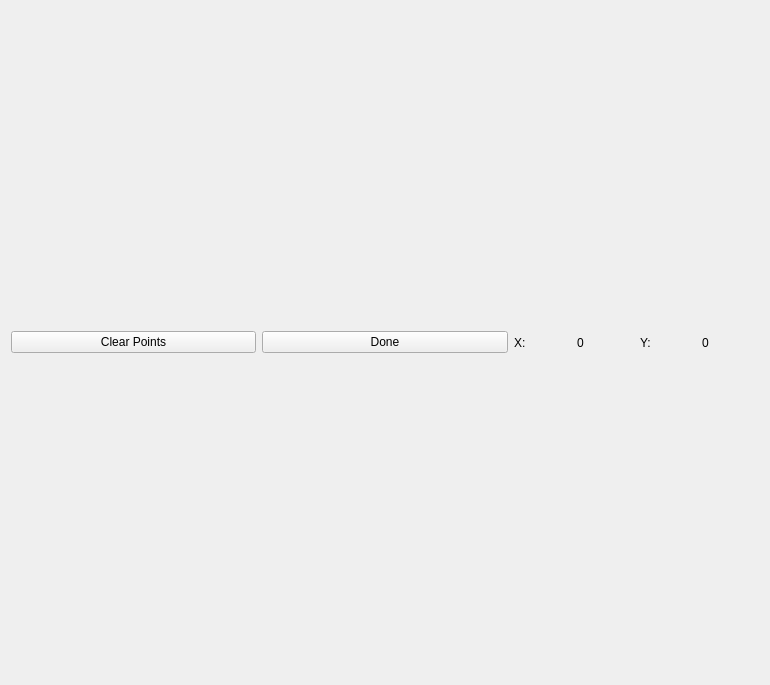
<?xml version="1.0" encoding="UTF-8"?>
<ui version="4.0">
 <class>ZoneSelectorClass</class>
 <widget class="QWidget" name="ZoneSelectorClass">
  <property name="geometry">
   <rect>
    <x>0</x>
    <y>0</y>
    <width>770</width>
    <height>685</height>
   </rect>
  </property>
  <property name="windowTitle">
   <string>ZoneSelector</string>
  </property>
  <layout class="QVBoxLayout" name="verticalLayout">
   <item>
    <layout class="QHBoxLayout" name="horizontalLayout">
     <property name="sizeConstraint">
      <enum>QLayout::SetMinimumSize</enum>
     </property>
     <item>
      <widget class="QPushButton" name="pushButton">
       <property name="text">
        <string>Clear Points</string>
       </property>
      </widget>
     </item>
     <item>
      <widget class="QPushButton" name="pushButton_2">
       <property name="text">
        <string>Done</string>
       </property>
      </widget>
     </item>
     <item>
      <layout class="QHBoxLayout" name="horizontalLayout_2">
       <property name="sizeConstraint">
        <enum>QLayout::SetMinimumSize</enum>
       </property>
       <item>
        <widget class="QLabel" name="label_3">
         <property name="sizePolicy">
          <sizepolicy hsizetype="Minimum" vsizetype="Minimum">
           <horstretch>0</horstretch>
           <verstretch>0</verstretch>
          </sizepolicy>
         </property>
         <property name="text">
          <string>X:</string>
         </property>
        </widget>
       </item>
       <item>
        <widget class="QLabel" name="x_label">
         <property name="sizePolicy">
          <sizepolicy hsizetype="Preferred" vsizetype="Minimum">
           <horstretch>0</horstretch>
           <verstretch>0</verstretch>
          </sizepolicy>
         </property>
         <property name="text">
          <string>0</string>
         </property>
        </widget>
       </item>
       <item>
        <widget class="QLabel" name="label_2">
         <property name="sizePolicy">
          <sizepolicy hsizetype="Preferred" vsizetype="Minimum">
           <horstretch>0</horstretch>
           <verstretch>0</verstretch>
          </sizepolicy>
         </property>
         <property name="text">
          <string>Y:</string>
         </property>
        </widget>
       </item>
       <item>
        <widget class="QLabel" name="y_label">
         <property name="sizePolicy">
          <sizepolicy hsizetype="Preferred" vsizetype="Minimum">
           <horstretch>0</horstretch>
           <verstretch>0</verstretch>
          </sizepolicy>
         </property>
         <property name="text">
          <string>0</string>
         </property>
        </widget>
       </item>
      </layout>
     </item>
    </layout>
   </item>
  </layout>
 </widget>
 <layoutdefault spacing="6" margin="11"/>
 <resources/>
 <connections/>
</ui>
